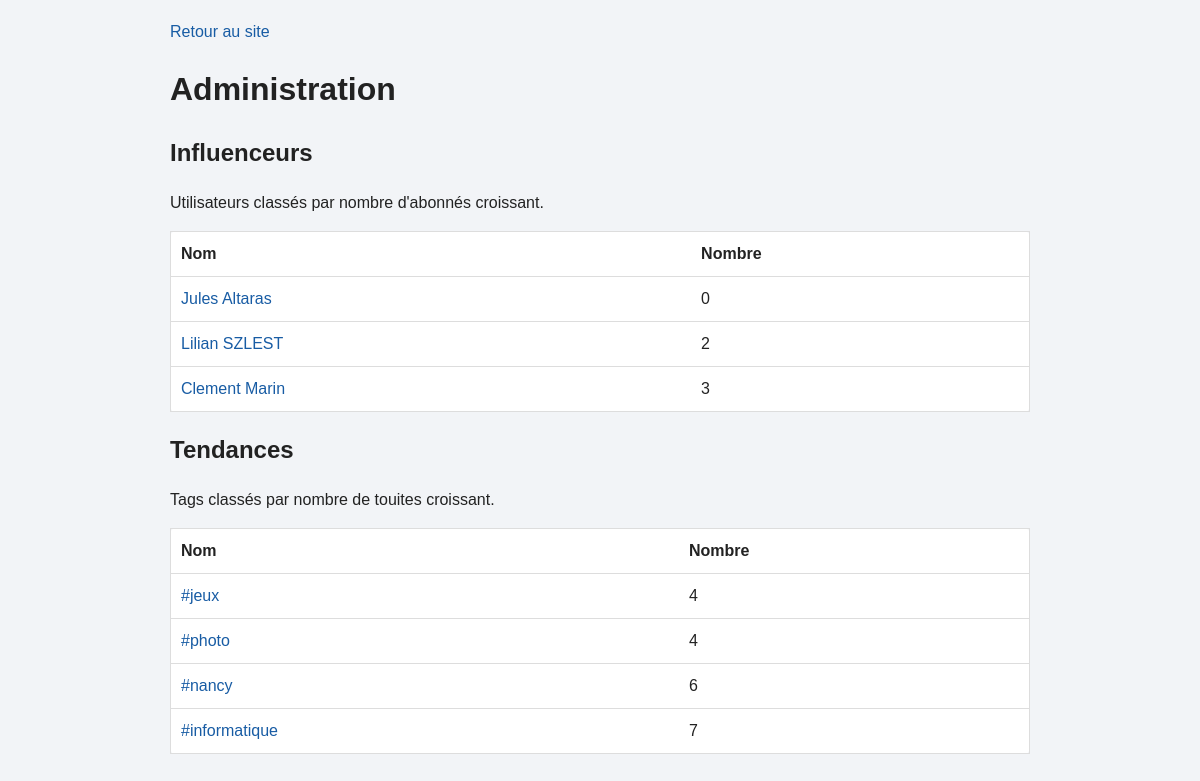
The app's page /admin.php, older data.
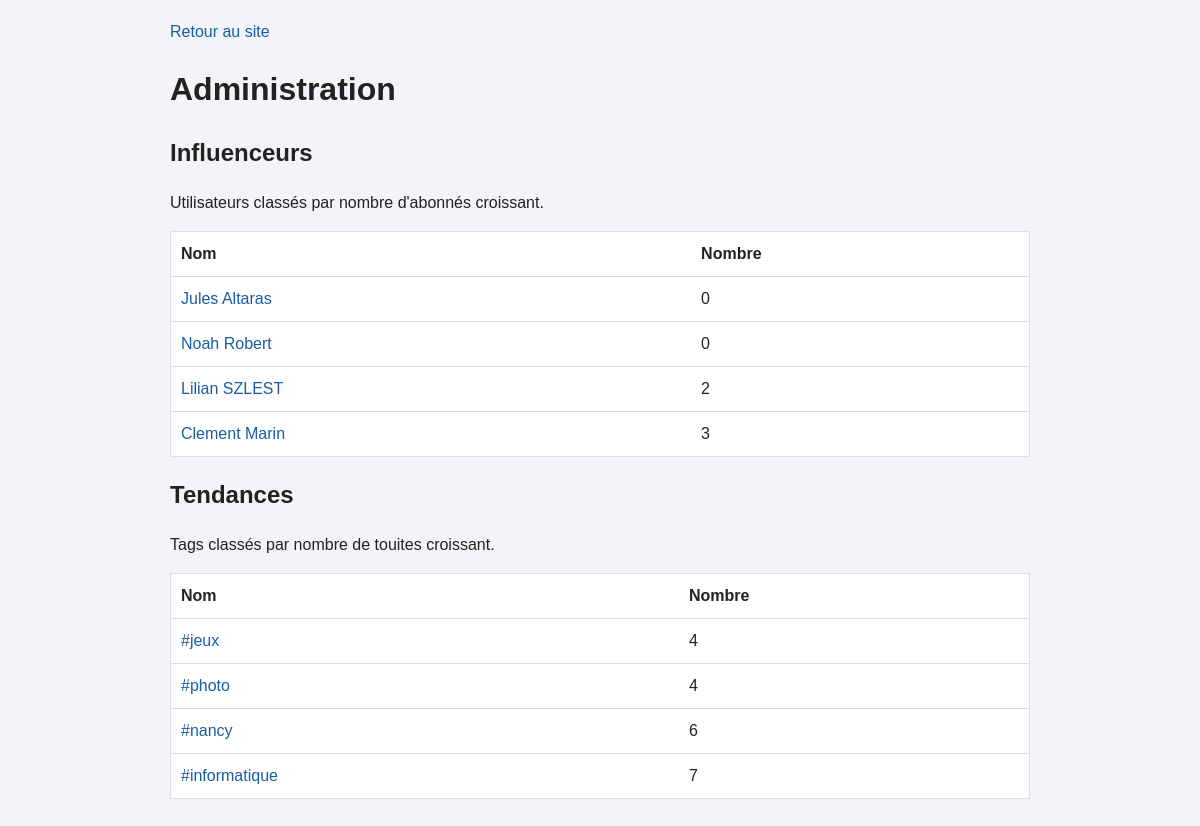
The same page, newer data.
### tables this page shows
CREATE TABLE UTILISATEUR (
    id_utilisateur INT,
    nom VARCHAR(50),
    prenom VARCHAR(50),
    email VARCHAR(100),
    nb_touites INT DEFAULT 0,

    CONSTRAINT pk_utilisateur PRIMARY KEY (id_utilisateur),
    CONSTRAINT uq_utilisateur_email UNIQUE (email)
);

CREATE TABLE TAG (
    id_tag INT,
    libelle VARCHAR(15),
    description VARCHAR(50),

    CONSTRAINT pk_tag PRIMARY KEY (id_tag),
    CONSTRAINT uq_tag_libelle UNIQUE (libelle)
);

### classes/config/Connexion.php (called while the page is built, shortened)
<?php
class Connexion
{
    private static ?\PDO $pdo = null;
    public static function obtenir(): ?\PDO
    {
        if (self::$pdo !== null) {
            return self::$pdo;
        }
        $config = parse_ini_file(__DIR__ . '/touiteur.ini');
        $dsn = 'mysql:host=' . $config['host'] . ';port=' . $config['port'];
        $dsn .= ';dbname=' . $config['database'] . ';charset=utf8mb4';
        try {
            $pdo = new \PDO($dsn, $config['username'], $config['password']);
            $pdo->setAttribute(\PDO::ATTR_ERRMODE, \PDO::ERRMODE_EXCEPTION);
            $pdo->setAttribute(\PDO::ATTR_DEFAULT_FETCH_MODE, \PDO::FETCH_ASSOC);
            foreach (['TAG', 'IMAGE', 'SUIVRE', 'ABONNEMENT_TAG', 'TOUITE_TAG'] as $table) {
                $pdo->query('SELECT * FROM ' . $table . ' LIMIT 1');
            }
            $pdo->query('SELECT * FROM TOUITE LIMIT 1');
            $pdo->exec("SET time_zone = '" . date('P') . "'");
            self::$pdo = $pdo;
            return $pdo;
        } catch (\PDOException $e) {
            die('Erreur BDD : ' . htmlspecialchars($e->getMessage()));
        }
    }
}

### classes/repository/Repository.php (called while the page is built, shortened)
<?php
class Repository
{
    public function __construct()
    {
        $this->pdo = Connexion::obtenir();
    }
}

### classes/repository/UtilisateurRepository.php (called while the page is built, shortened)
<?php
class UtilisateurRepository extends Repository {
    public function influenceurs(): array {
        $sql = 'SELECT u.id_utilisateur, u.nom, u.prenom, COUNT(s.id_utilisateur_abonne) AS total
            FROM UTILISATEUR u LEFT JOIN SUIVRE s ON s.id_utilisateur_suivi = u.id_utilisateur
            GROUP BY u.id_utilisateur, u.nom, u.prenom ORDER BY total ASC, u.id_utilisateur ASC';
        $requete = $this->pdo->prepare($sql);
        $requete->execute();
        return $requete->fetchAll();
    }
}

### classes/repository/TagRepository.php (called while the page is built, shortened)
<?php
class TagRepository extends Repository
{
    public function tendances(): array
    {
        $sql = 'SELECT t.id_tag, t.libelle, COUNT(tt.id_touite) AS total FROM TAG t
            LEFT JOIN TOUITE_TAG tt ON tt.id_tag = t.id_tag GROUP BY t.id_tag, t.libelle
            ORDER BY total ASC, t.libelle ASC';
        $requete = $this->pdo->prepare($sql);
        $requete->execute();
        return $requete->fetchAll();
    }
}

### classes/renderer/PageRenderer.php (the view, shortened to what this page needs)
<?php
class PageRenderer
{
        ?>
        <?php
    public static function classement(array $lignes, bool $tags = false): string
    {
        $html = '<table><tr><th>Nom</th><th>Nombre</th></tr>';
        foreach ($lignes as $ligne) {
            if ($tags) {
                $nom = '#' . $ligne['libelle'];
                $url = '?action=tag&id=' . $ligne['id_tag'];
            } else {
                $nom = $ligne['prenom'] . ' ' . $ligne['nom'];
                $url = '?action=author&id=' . $ligne['id_utilisateur'];
            }
            $html .= '<tr><td><a href="index.php' . $url . '">' . htmlspecialchars($nom) . '</a></td>';
            $html .= '<td>' . (int) $ligne['total'] . '</td></tr>';
        }
        return $html . '</table>';
    }
}

### admin.php (shortened to what this page needs)
<?php
$utilisateurs = new UtilisateurRepository();
$tags         = new TagRepository();
?>
<!DOCTYPE html>
<html lang="fr">
    <head>
        <link rel="stylesheet" href="CSS/style.css">
    </head>
    <body>
        <main class="admin">
            <a href="index.php">Retour au site</a>
            <h1>Administration</h1>
            <h2>Influenceurs</h2>
            <p>Utilisateurs classés par nombre d'abonnés croissant.</p>
                <?= PageRenderer::classement($utilisateurs->influenceurs()) ?>
                <h2>Tendances</h2>
                <p>Tags classés par nombre de touites croissant.</p>
                <?= PageRenderer::classement($tags->tendances(), true) ?>
                </main>
                </body>
                </html>

### CSS/style.css (style rules this page uses)
* { box-sizing: border-box; }
body { margin: 0; background: #f2f4f7; color: #222; font-family: Arial, sans-serif; line-height: 1.5; }
header, main { max-width: 900px; margin: auto; padding: 20px; }
a { color: #185ca4; text-decoration: none; }
.card, table { background: white; padding: 18px; margin: 16px 0; border: 1px solid #ddd; border-radius: 6px; }
table { width: 100%; border-collapse: collapse; }
th, td { padding: 10px; text-align: left; border-bottom: 1px solid #ddd; }

Row changes from the older to the newer data that the page shows:
added utilisateur: nom "Noah Robert", total "0"
